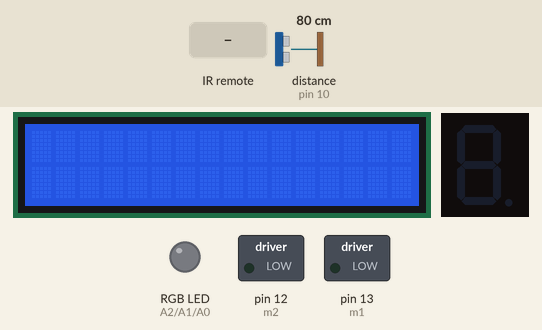
Recording of a sketch running on a simulated Arduino Uno, built with avr-gcc and run on an emulated ATmega328P. Parts: 16×2 character LCD, 1-digit seven-segment display, switched loads named in the sketch (green lamp = pin HIGH), an RGB LED mixed from three pins (HIGH = lit). The inputs (shaded band) are chosen by the test bench; at power-on: distance to the obstacle (sensor on pin 10) 80 cm. The echo pulse lasts 58.3 µs per cm; pins used as bus, display or sensor lines are not drawn; what the sketch prints to the serial monitor is not drawn.

Above: at 1.2 s.
1.3 s: infrared code 0x6897 received
At 2.3 s:
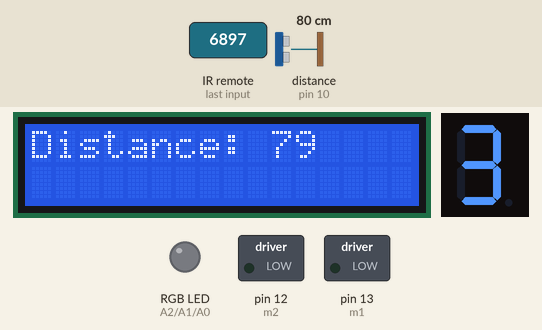
2.8 s: distance to the obstacle (sensor on pin 10) set to 33 cm
At 3.2 s:
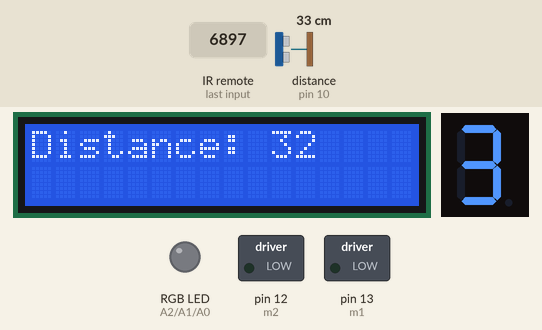
4.3 s: distance to the obstacle (sensor on pin 10) set to 27 cm
At 5.22 s:
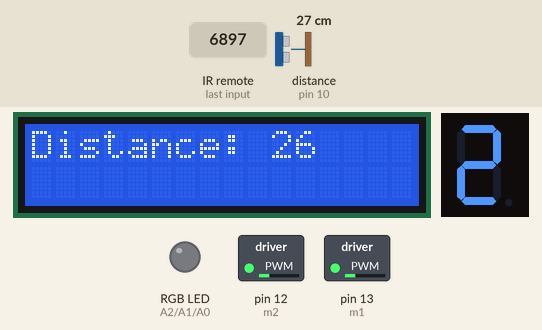
6.1 s: distance to the obstacle (sensor on pin 10) set to 2 cm
At 6.37 s:
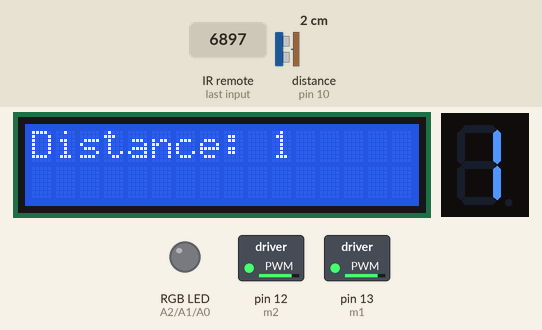
Timing chart, 0 to 50.6 s (numbered marks = the images above; inputs shaded):
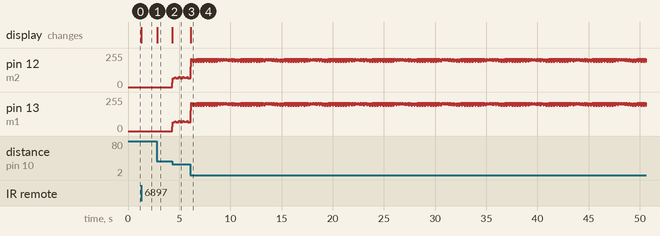

Measured:
- the behaviour switches between 31 and 30 cm on distance to the obstacle (sensor on pin 10) (found by bisection; images 2 and 3)
- after the input at 1.3 s, the display: changes at once (image 1)
- after the input at 2.8 s, the display: changes at once (image 2)
- after the input at 4.3 s, the display: changes at once (image 3)
- after the input at 6.1 s, the display: changes at once (image 4)

The sketch:

Final_Summative_Code.ino
```cpp
//All the libraries needed
#include <LiquidCrystal.h>
#include <IRremote.h>  //including infrared remote header file
#include "SevSeg.h"

//Sets up a seven segment, and a liquid crystal
SevSeg sevseg;
LiquidCrystal lcd(2, 3, 4, 5, 6, 7); //Parameters: (rs, enable, d4, d5, d6, d7)

//Sets variables to control speed, motor pins, and LCD display times
int speed1 = 0;
int m1 = 13;
int m2 = 12;
int a1 = 0, a2 = 0;
int value;
int DISPLAY_TIME = 100;  // In milliseconds

//Sets variables for Analog Pins for RGB LED
const int RED_PIN = A2;
const int GREEN_PIN = A1;
const int BLUE_PIN = A0;

//Sets up variables for ultrasonic sensor
const int trigPin = 9;
const int echoPin = 10;

//Sets up variables to calculate distance
long duration;
int distanceCm, distanceInch, adjustedDistance;

//Used to setup IR receeiver
int RECV_PIN = 8; // the pin where you connect the output pin of IR sensor
IRrecv irrecv(RECV_PIN);
decode_results results;

//Sets up all of the pins required from the different components, along with a the serial monitor for troubleshooting
void setup()
{
  lcd.begin(16, 2);

  pinMode(trigPin, OUTPUT);
  pinMode(echoPin, INPUT);
  pinMode(m1, OUTPUT);
  pinMode(m2, OUTPUT);
  pinMode(RED_PIN, OUTPUT);
  pinMode(GREEN_PIN, OUTPUT);
  pinMode(BLUE_PIN, OUTPUT);

  Serial.begin(9600);
  Serial.println("Setup");

  irrecv.enableIRIn();

//Sets up variables for the 7 segment display
  byte numDigits = 1;
  byte digitPins[] = {};
  byte segmentPins[] = {4, 3, 11, 1, 2, 5, 6, 7};
  bool resistorsOnSegments = true;

  byte hardwareConfig = COMMON_CATHODE;
  sevseg.begin(hardwareConfig, numDigits, digitPins, segmentPins, resistorsOnSegments);
  sevseg.setBrightness(90);

}


void loop()
{

  //Used to read value from remote, to determine which button was pressed
  if (irrecv.decode(&results)) {
    value = results.value;
    Serial.println(value);
    irrecv.resume();
  }


  //For when walker is turned "on"
  if (value == 26775) {
    digitalWrite(trigPin, LOW);
    delayMicroseconds(2);

    digitalWrite(trigPin, HIGH);
    delayMicroseconds(10);
    digitalWrite(trigPin, LOW);

    duration = pulseIn(echoPin, HIGH);
    distanceCm = duration * 0.034 / 2; //Conversion rate for centimeteres
    distanceInch = duration * 0.0133 / 2; //Conversion rate for inches

    lcd.setCursor(0, 0);
    lcd.print("Distance: "); // Prints string "Distance" on the LCD
    lcd.print(distanceCm); // Prints the distance value from the sensor

    lcd.print("     ");

    adjustedDistance = distanceCm;

    if (adjustedDistance > 60) {
      adjustedDistance = 60;
    }
    Serial.println(adjustedDistance);
    if (adjustedDistance <= 9)
    {

      //Sets motor to 100% speed, and displays a 1
      sevseg.setNumber(1);
      delayMicroseconds(10);

      sevseg.refreshDisplay();

      a1 = 30000;      // subtracts a2 from 1000 ans saves the result in a1
      a2 = 0;
      digitalWrite(m1, HIGH); //Sets both motors to high
      digitalWrite(m2, HIGH);//Sets both motors to high
      delayMicroseconds(a1);
      digitalWrite(m1, LOW);
      digitalWrite(m2, LOW);
      delayMicroseconds(a2);

      Serial.println(a2);

      //Displays a colour on the RGB
      analogWrite(A0, HIGH);
      analogWrite(A1, LOW);
      analogWrite(A2, LOW);
      delayMicroseconds(5);
      //mainColors();
      //showSpectrum();


    }
    //delay(10);

    else if (adjustedDistance >= 30)
    {

      //Sets motor to 0 speed, and turns off. Also displays a 3

      sevseg.setNumber(3);
      delayMicroseconds(30);

      sevseg.refreshDisplay();
      a2 = 30000;
      a1 = 0;      // subtracts a2 from 1000 ans saves the result in a1
      digitalWrite(m1, HIGH);
      digitalWrite(m2, HIGH);
      delayMicroseconds(a1);
      digitalWrite(m1, LOW);
      digitalWrite(m2, LOW);
      delayMicroseconds(a2);
      Serial.println(a2);


      //Displays a colour on the RGB
      analogWrite(A2, LOW);
      analogWrite(A1, LOW);
      analogWrite(A0, HIGH);
      delayMicroseconds(5);

    }

    else
    {
      sevseg.setNumber(2);
      delayMicroseconds(30);

      sevseg.refreshDisplay();
      //Sets motor to medium / slow walking pace, and displays a 2
      a2 = 25000;
      a1 = 30000 - a2;    // subtracts a2 from 1000 ans saves the result in a1
      digitalWrite(m1, HIGH);
      digitalWrite(m2, HIGH);
      delayMicroseconds(a1);
      digitalWrite(m1, LOW);
      digitalWrite(m2, LOW);
      delayMicroseconds(a2);
      Serial.println(a2);

      //Displays a colour on the RGB
      analogWrite(A2, LOW);
      analogWrite(A1, LOW);
      analogWrite(A0, HIGH);
      delayMicroseconds(5);

    }
  }

  //For when walker is turned "off"
  else if (value == 12495) {
    return;
  }

}
```
